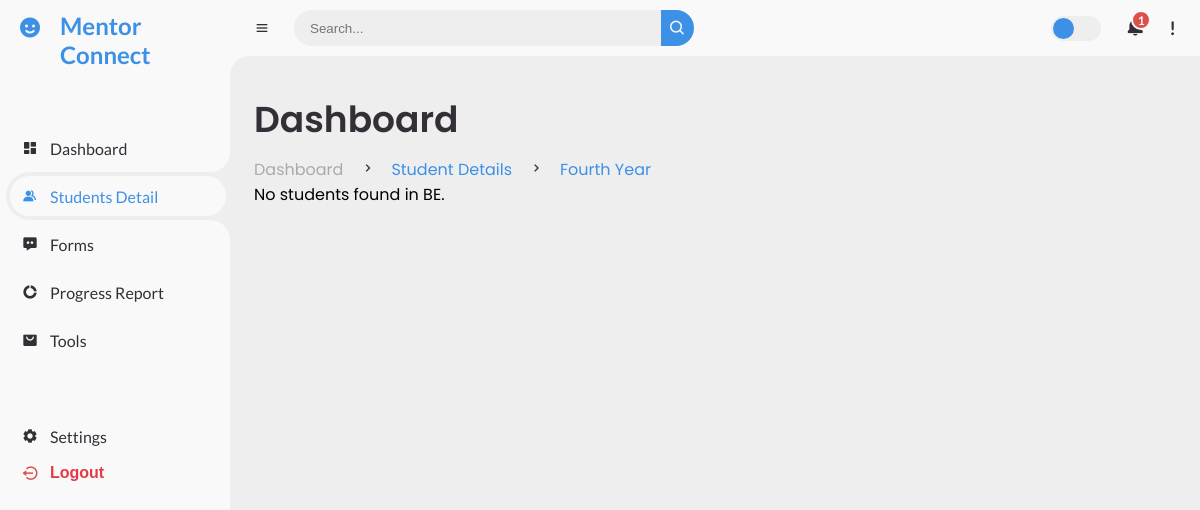
The app's page /student_detail/BE, older data.
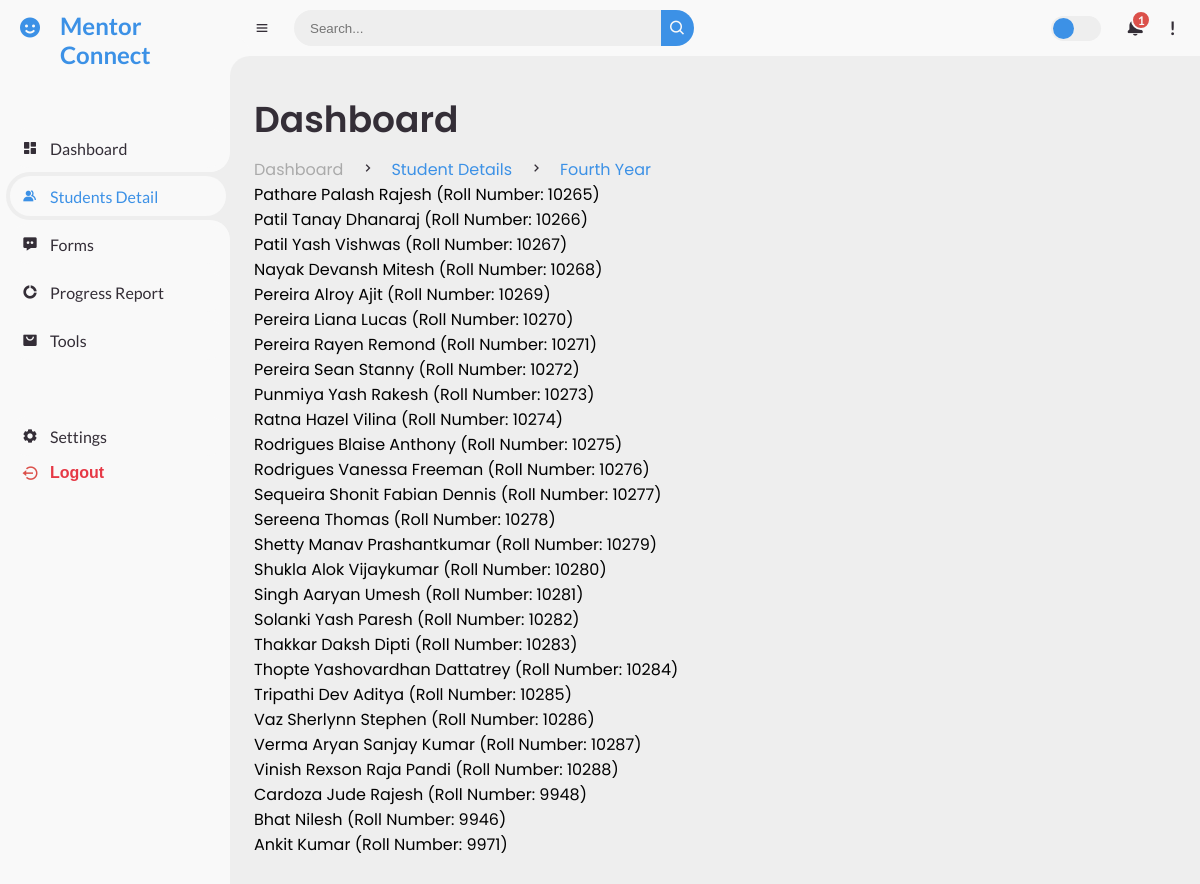
The same page, newer data.
### mentor/models.py (models this page shows, shortened)
class Student(models.Model):
    name = models.CharField(max_length=100)
    gender = models.CharField(max_length=10)
    year = models.CharField(max_length=10)  # SE, TE, etc.
    semester = models.IntegerField()  # Sem value
    roll_number = models.CharField(max_length=10)  # Roll number from CSV
    branch = models.CharField(max_length=50)  # Branch like CE, IT, etc.
    division = models.CharField(max_length=1)  # Div value (e.g., B)

### mentor/views.py (the view)
# urls.py: path('student_detail/BE', views.BE, name='BE'),
def BE(request):
    be_students = Student.objects.filter(year="BE")
    return render(request, 'be.html', {'be_students': be_students})

### templates/be.html (shortened to what this page needs)
{% extends 'base.html' %}
{% block content %}
<div class="head-title">
    <div class="left">
        <h1>Dashboard</h1>
        <ul class="breadcrumb">
            <li>
                <a href="#">Dashboard</a>
            </li>
            <li><i class='bx bx-chevron-right'></i></li>
            <li>
                <a class="active" href="#">Student Details</a>
            </li>
            <li><i class='bx bx-chevron-right'></i></li>
            <li>
                <a class="active" href="#">Fourth Year</a>
            </li>
        </ul>
        <ul>
            {% for student in be_students %}
                <li>{{ student.name }} (Roll Number: {{ student.roll_number }})</li>
            {% empty %}
                <li>No students found in BE.</li>
            {% endfor %}
        </ul>
    </div>
</div>
{% endblock %}

Row changes from the older to the newer data that the page shows:
now on this page (row edited): Student: name "Pathare Palash Rajesh", roll_number "10265"
now on this page (row edited): Student: name "Patil Tanay Dhanaraj", roll_number "10266"
now on this page (row edited): Student: name "Patil Yash Vishwas", roll_number "10267"
now on this page (row edited): Student: name "Nayak Devansh Mitesh", roll_number "10268"
now on this page (row edited): Student: name "Pereira Alroy Ajit", roll_number "10269"
now on this page (row edited): Student: name "Pereira Liana Lucas", roll_number "10270"
now on this page (row edited): Student: name "Pereira Rayen Remond", roll_number "10271"
now on this page (row edited): Student: name "Pereira Sean Stanny", roll_number "10272"
now on this page (row edited): Student: name "Punmiya Yash Rakesh", roll_number "10273"
now on this page (row edited): Student: name "Ratna Hazel Vilina", roll_number "10274"
now on this page (row edited): Student: name "Rodrigues Blaise Anthony", roll_number "10275"
now on this page (row edited): Student: name "Rodrigues Vanessa Freeman", roll_number "10276"
now on this page (row edited): Student: name "Sequeira Shonit Fabian Dennis", roll_number "10277"
now on this page (row edited): Student: name "Sereena Thomas", roll_number "10278"
now on this page (row edited): Student: name "Shetty Manav Prashantkumar", roll_number "10279"
now on this page (row edited): Student: name "Shukla Alok Vijaykumar", roll_number "10280"
now on this page (row edited): Student: name "Singh Aaryan Umesh", roll_number "10281"
now on this page (row edited): Student: name "Solanki Yash Paresh", roll_number "10282"
now on this page (row edited): Student: name "Thakkar Daksh Dipti", roll_number "10283"
now on this page (row edited): Student: name "Thopte Yashovardhan Dattatrey", roll_number "10284"
now on this page (row edited): Student: name "Tripathi Dev Aditya", roll_number "10285"
now on this page (row edited): Student: name "Vaz Sherlynn Stephen", roll_number "10286"
now on this page (row edited): Student: name "Verma Aryan Sanjay Kumar", roll_number "10287"
now on this page (row edited): Student: name "Vinish Rexson Raja Pandi", roll_number "10288"
now on this page (row edited): Student: name "Cardoza Jude Rajesh", roll_number "9948"
now on this page (row edited): Student: name "Bhat Nilesh", roll_number "9946"
now on this page (row edited): Student: name "Ankit Kumar", roll_number "9971"
Text that changed along with them:
text no longer shown: "No students found in BE."
